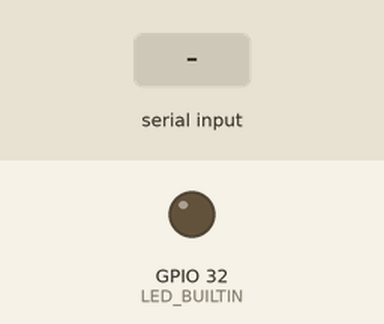
A sketch run on a simulated ESP32. Shown: output pins drawn as LEDs (lit = HIGH). Inputs (shaded band) come from the test bench.

Above: at 1.2 s.
1.3 s: "2" received over Serial
At 2.6 s:
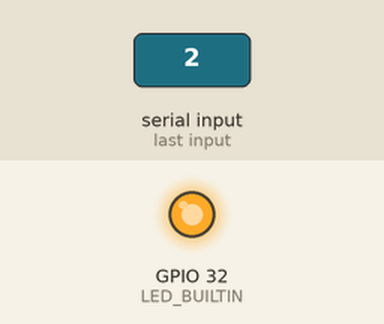
3.8 s: "1" received over Serial
At 5.7 s:
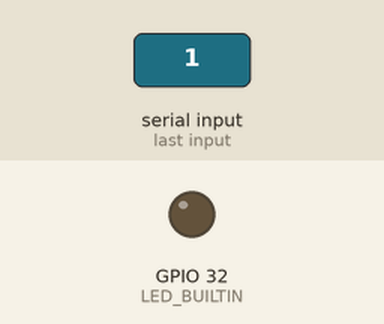
Timing chart, 0 to 7.2 s (numbered marks = the images above; inputs shaded):
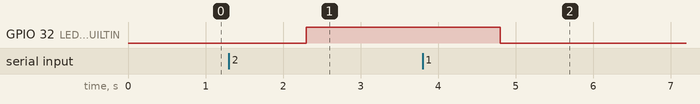

The sketch:

LEDCommandReceiver.ino
```cpp
String incomingByte = "1";
int LED_BUILTIN = 32;
void setup() {
  pinMode (LED_BUILTIN, OUTPUT);
  Serial.begin(9600);
}
void loop() {

  if (Serial.available()) {
    // read the incoming byte:
   incomingByte = Serial.readString();
    // say what you got:
    //Serial.print("I: ");
    //Serial.println(incomingByte);
    LEDHandler(incomingByte);
  }

}

void LEDHandler(String command){
  if (command.equals("2")){
        digitalWrite(LED_BUILTIN, HIGH);
  } else if (command.equals("1")){
    digitalWrite(LED_BUILTIN, LOW);
  }

}
```

Measured:
- after the input at 1.3 s, GPIO 32 (LED_BUILTIN): LOW → HIGH after 1.0 s
- after the input at 3.8 s, GPIO 32 (LED_BUILTIN): HIGH → LOW after 1.0 s
